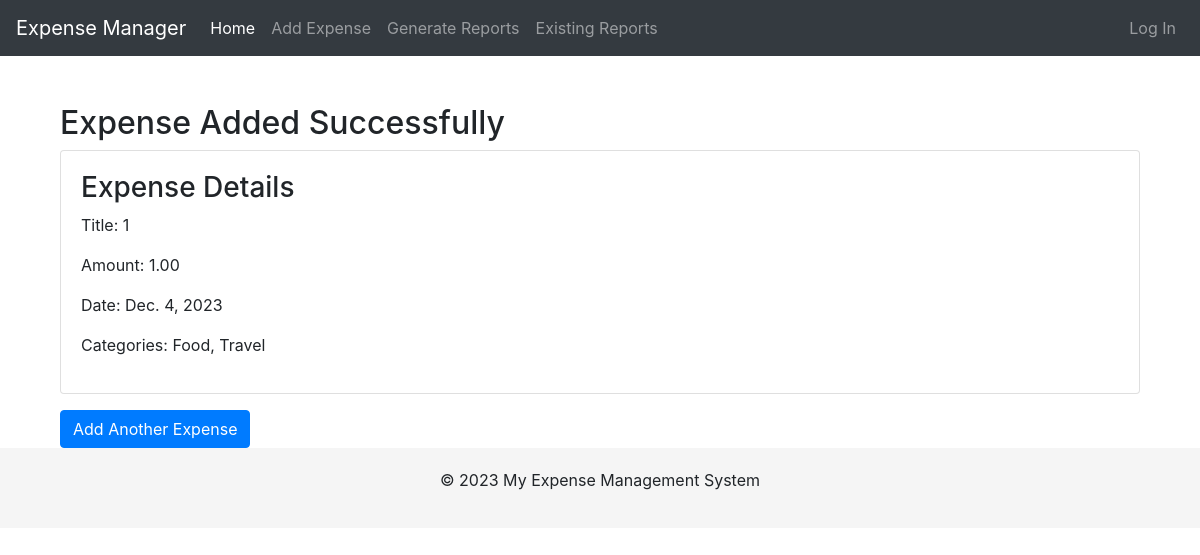
Screenshot of /expense-confirmation/15/ with the database file from the repository.
### expenses/models.py (models this page shows, shortened)
class Expense(models.Model):
    title = models.CharField(max_length=100)
    amount = models.DecimalField(max_digits=10, decimal_places=2)
    date = models.DateField()
    category = models.ManyToManyField(Category)
    user = models.ForeignKey(User, on_delete=models.CASCADE, null=True, blank=True)

class Category(models.Model):
    name = models.CharField(max_length=100)
    description = models.TextField(blank=True, null=True)

### expenses/views.py (the view)
# urls.py: path('expense-confirmation/<int:expense_id>/', expense_confirmation, name='expense_confirmation'),
def expense_confirmation(request, expense_id):
    expense = Expense.objects.get(id=expense_id)
    categories = expense.category.all()  # Retrieve all categories associated with the expense
    return render(request, 'expenses/expense_confirmation.html', {
        'expense': expense,
        'categories': categories,  # Add categories to the context
    })

### expenses/templates/expenses/expense_confirmation.html
{% extends 'base.html' %}
{% block content %}
<div class="container mt-4">
    <h2>Expense Added Successfully</h2>
    <div class="card">
        <div class="card-body">
            <h3>Expense Details</h3>
            <p>Title: {{ expense.title }}</p>
            <p>Amount: {{ expense.amount }}</p>
            <p>Date: {{ expense.date }}</p>
            <p>Categories: {% for category in categories %}{{ category.name }}{% if not forloop.last %}, {% endif %}{% endfor %}</p>
        </div>
    </div>
    <a href="{% url 'add_expense' %}" class="btn btn-primary mt-3">Add Another Expense</a>
</div>
{% endblock %}

### templates/base.html (style rules this page uses)
body { padding-top: 5rem; }

### rows the page displays
Expense: title "1", amount "1.00", date "Dec. 4, 2023"
Category: name "Food"
Category: name "Travel"
